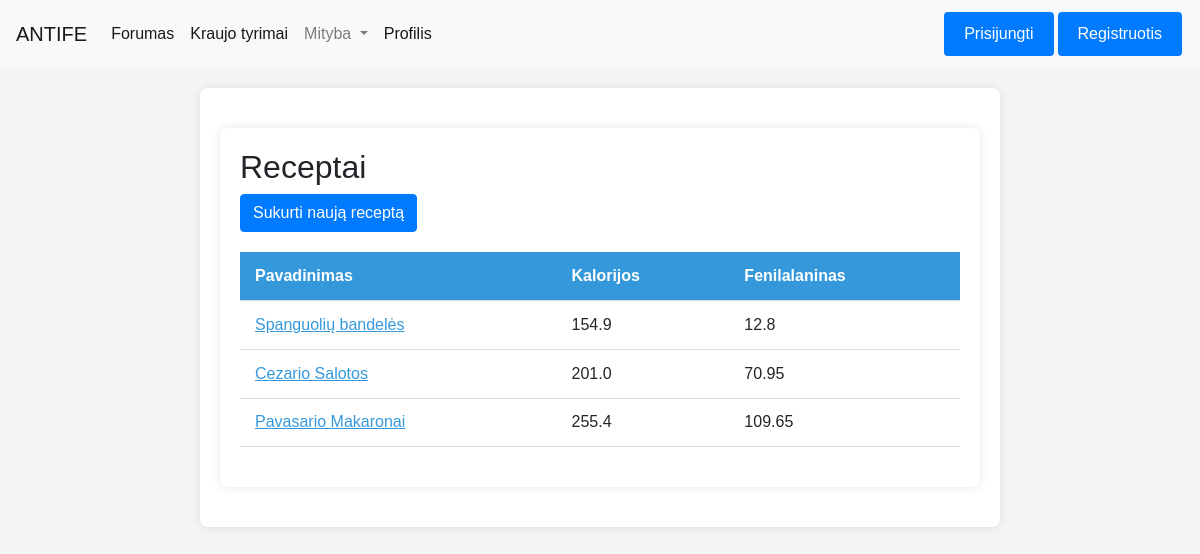
The app's page /mityba/receptai_list/, older data.
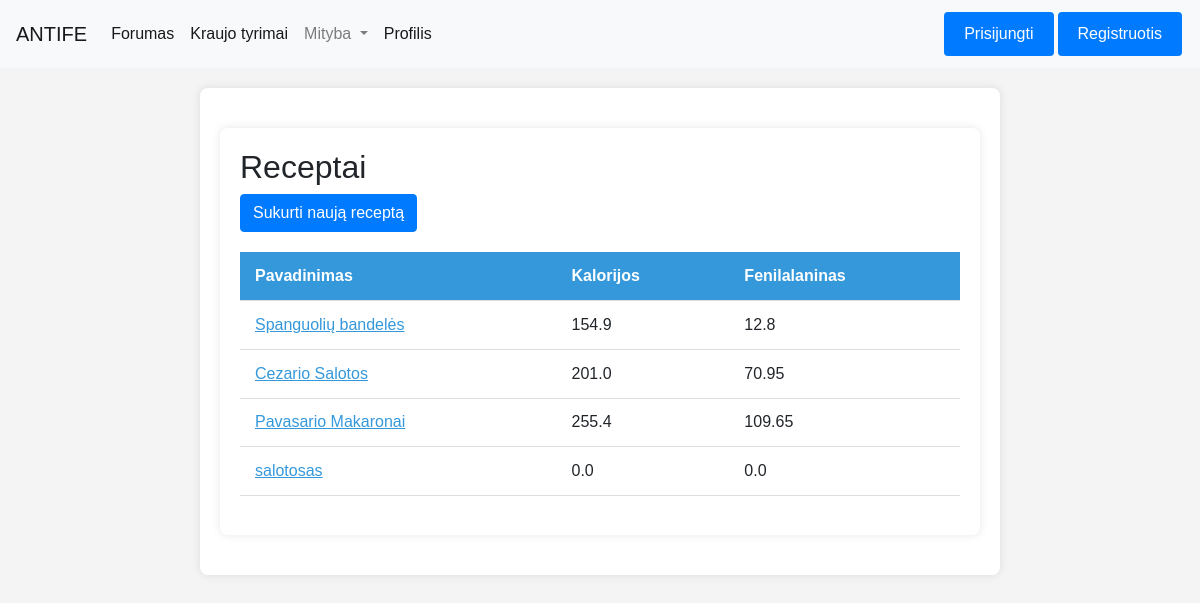
The same page, newer data.
### homepage/models.py (models this page shows)
class Receptai(models.Model):
    kalorijos = models.FloatField(default=0.0)
    pavadinimas = models.CharField(max_length=255)
    fenilalaninas = models.FloatField(default=0.0)
    aprasas = models.CharField(max_length=255)

### Mityba/views.py (the view)
# urls.py: path('receptai_list/', views.receptai_list, name='receptai_list'),
def receptai_list(request):
    receptai_list = Receptai.objects.all()
    return render(request, 'Receptai.html', {'receptai_list': receptai_list})

### Mityba/templates/Receptai.html (shortened to what this page needs)
{% extends "base.html" %}
{% block content %}
    <div class="container">
        <h2>Receptai</h2>
        <a href="{% url 'mityba:create_recipe' %}" class="btn btn-primary custom-button">Sukurti naują receptą</a>
        <table class="styled-table">
            <thead>
                <tr>
                    <th>Pavadinimas</th>
                    <th>Kalorijos</th>
                    <th>Fenilalaninas</th>
                </tr>
            </thead>
            <tbody>
                {% for receptas in receptai_list %}
                    <tr>
                        <td class="name-cell" data-toggle="aprasas-{{ forloop.counter }}">{{ receptas.pavadinimas }}</td>
                        <td>{{ receptas.kalorijos }}</td>
                        <td>{{ receptas.fenilalaninas }}</td>
                    </tr>
                {% endfor %}
            </tbody>
        </table>
    </div>
{% endblock %}

### homepage/templates/base.html (shortened to what this page needs)
<!DOCTYPE html>
<html lang="en">
<head>
  <link rel="stylesheet" href="https://stackpath.bootstrapcdn.com/bootstrap/4.5.2/css/bootstrap.min.css">
  <link rel="stylesheet" href="https://stackpath.bootstrapcdn.com/bootstrap/4.3.1/css/bootstrap.min.css">
</head>
<body>
  <nav class="navbar navbar-expand-lg navbar-light bg-light">
    <a class="navbar-brand" href="{% url 'home' %}">ANTIFE</a>
    <div class="collapse navbar-collapse" id="navbarNav">
      <ul class="navbar-nav mr-auto">
        <li class="nav-item active">
          <a class="nav-link" href="{% url 'forumas:forumasview' %}">Forumas</a>
        </li>
        <li class="nav-item active">
          <a class="nav-link" href="{% url 'kraujo_tyrimai:kraujotyrview' %}">Kraujo tyrimai</a>
        </li>
        <li class="nav-item dropdown">
          <a class="nav-link dropdown-toggle" href="#" id="mitybaDropdown" role="button" data-toggle="dropdown" aria-haspopup="true" aria-expanded="false">
            Mityba
          </a>
        </li>
        <li class="nav-item active">
          <a class="nav-link" href="{% url 'profilis:profilisview' %}">Profilis</a>
        </li>
      </ul>
      {% if request.user.is_authenticated %}
      <button type="button" class="btn btn-primary custom-button" onclick="Loguot()">Atsijungti</button>
      {% else %}
      <button type="button" class="btn btn-primary custom-button" onclick="openLogin()">Prisijungti</button>
      <button type="button" class="btn btn-primary custom-button" onclick="openRegister()">Registruotis</button>
      {% endif %}
    </div>
  </nav>
  <div class="container">{% block content %} {% endblock %}</div>
</body>
</html>

### homepage/templates/base.html (style rules this page uses)
button.custom-button { background-color: #007bff; border: none; color: white; padding: 10px 20px; text-decoration: none; display: inline-block; font-size: 16px; margin: 4px 2px; cursor: pointer; }

### Mityba/templates/Receptai.html (style rules this page uses)
body { font-family: 'Arial', sans-serif; background-color: #f4f4f4; margin: 0; padding: 0; }
.container { max-width: 800px; margin: 20px auto; background-color: #fff; padding: 20px; border-radius: 8px; box-shadow: 0 0 10px rgba(0, 0, 0, 0.1); }
.styled-table { width: 100%; border-collapse: collapse; margin: 20px 0; font-size: 16px; text-align: left; }
.styled-table th, .styled-table td { padding: 12px 15px; border-bottom: 1px solid #ddd; cursor: pointer; }
.styled-table th { background-color: #3498db; color: #fff; }
.name-cell { color: #3498db; text-decoration: underline; cursor: pointer; }

Row changes from the older to the newer data that the page shows:
added Receptai: pavadinimas "salotosas", kalorijos "0.0", fenilalaninas "0.0"
